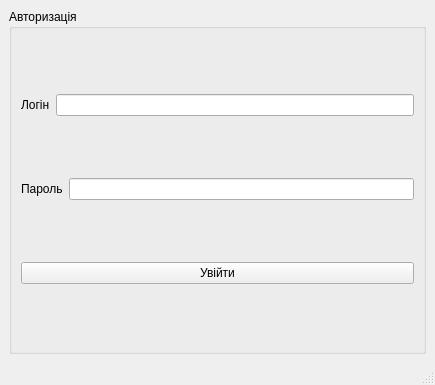
<?xml version="1.0" encoding="UTF-8"?>
<ui version="4.0">
 <class>admin</class>
 <widget class="QMainWindow" name="admin">
  <property name="geometry">
   <rect>
    <x>0</x>
    <y>0</y>
    <width>435</width>
    <height>385</height>
   </rect>
  </property>
  <property name="windowTitle">
   <string>PayrollSystem</string>
  </property>
  <property name="windowIcon">
   <iconset theme="zoom-in"/>
  </property>
  <widget class="QWidget" name="centralwidget">
   <layout class="QGridLayout" name="gridLayout">
    <item row="0" column="0">
     <widget class="QGroupBox" name="groupBox">
      <property name="title">
       <string>Авторизація</string>
      </property>
      <layout class="QVBoxLayout" name="verticalLayout">
       <item>
        <layout class="QHBoxLayout" name="horizontalLayout">
         <item>
          <widget class="QLabel" name="label">
           <property name="text">
            <string>Логін</string>
           </property>
          </widget>
         </item>
         <item>
          <widget class="QLineEdit" name="lineEdit_login"/>
         </item>
        </layout>
       </item>
       <item>
        <layout class="QHBoxLayout" name="horizontalLayout_2">
         <item>
          <widget class="QLabel" name="label_2">
           <property name="text">
            <string>Пароль</string>
           </property>
          </widget>
         </item>
         <item>
          <widget class="QLineEdit" name="lineEdit_password"/>
         </item>
        </layout>
       </item>
       <item>
        <widget class="QPushButton" name="pushButton_login">
         <property name="text">
          <string>Увійти</string>
         </property>
        </widget>
       </item>
      </layout>
     </widget>
    </item>
   </layout>
  </widget>
  <widget class="QMenuBar" name="menubar">
   <property name="geometry">
    <rect>
     <x>0</x>
     <y>0</y>
     <width>435</width>
     <height>26</height>
    </rect>
   </property>
  </widget>
  <widget class="QStatusBar" name="statusbar"/>
 </widget>
 <resources/>
 <connections/>
</ui>
